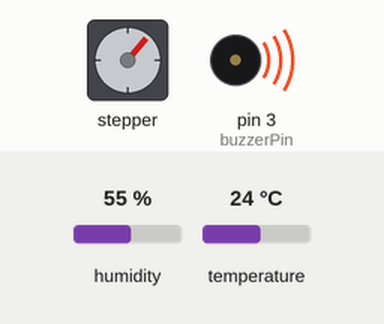
The sketch below on a simulated Arduino Uno, built with avr-gcc and run on an emulated ATmega328P. Shown: stepper motor, buzzer (waves = sounding, pin HIGH). The test bench sets the inputs (shaded band); at power-on: temperature 24 °C, humidity 55 %. Stepper angles assume 2048 steps per turn; what the sketch prints to the serial monitor is not drawn.

Above: at 11.5 s.
11.6 s: temperature set to 9 °C
At 15.5 s:
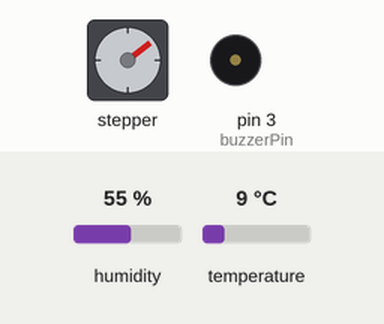
17.5 s: temperature set to 12 °C
At 23.5 s:
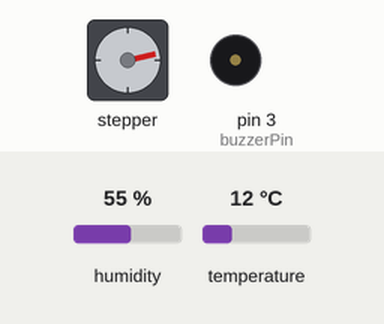
Timing chart, 0 to 35.5 s (numbered marks = the images above; inputs shaded):
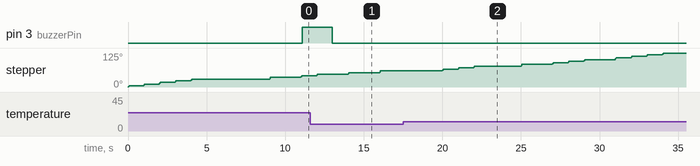

The sketch:

01.ino
```cpp
#include <Stepper.h>
#include <DHT.h>
#define STEPS 2048

Stepper stepper(STEPS, 8, 10, 9, 11);
DHT dht(A0, DHT11);
int buzzerPin = 3;
unsigned long curTime = millis();

void setup() {
  Serial.begin(115200);
  dht.begin();
  stepper.setSpeed(15);
  pinMode(buzzerPin, OUTPUT);
}

void loop() {
   unsigned long delayTime =  millis() - curTime;

   float h = dht.readHumidity();
   float t = dht.readTemperature();

   Serial.print("H: ");
   Serial.println(h);
   Serial.print("T: ");
   Serial.println(t);
   Serial.println("\n");

   if (delayTime % 1000 == 0) {
      stepper.step(STEPS/60.f);
   }

    if (delayTime/1000 > 10 && delayTime/1000 <13) {
      digitalWrite(buzzerPin, HIGH);

      } else {
      digitalWrite(buzzerPin, LOW);

    }

}
```
